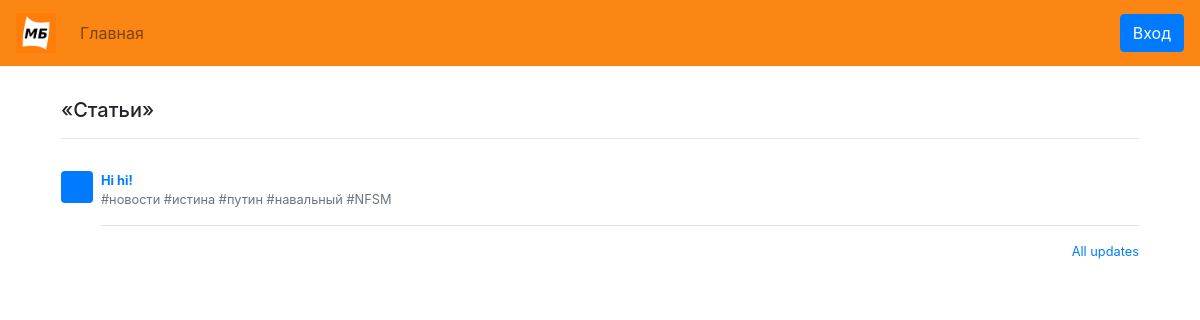
Before: / with the older database file.
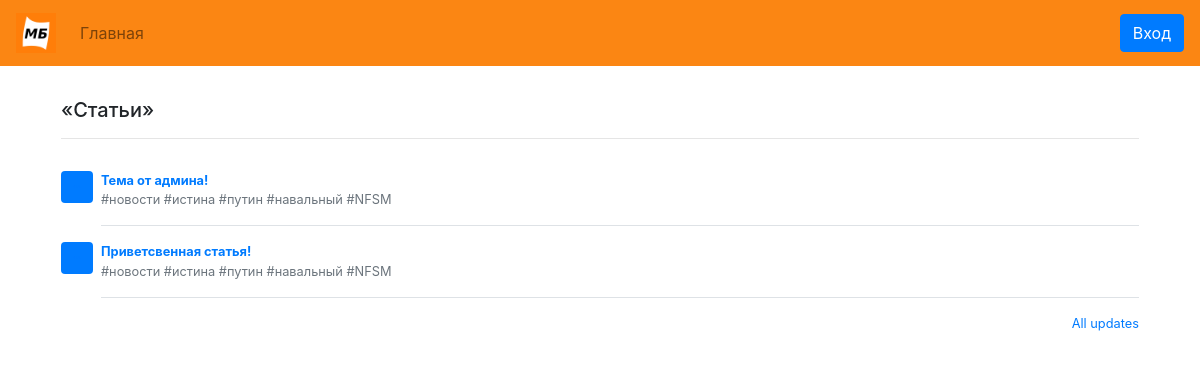
After: the same page with the newer database file.
### forum/apps/topics/models.py (models this page shows, shortened)
class Topic(models.Model):
	topic_title = models.CharField('Title', max_length = 200, default = '')
	topic_text = models.TextField('Text', default = '')
	author_id = models.IntegerField('Id', default=0)
	class Meta:
		verbose_name = 'Topic'
		verbose_name_plural = 'Topics'

### forum/apps/topics/views.py (the view)
# urls.py: path('', views.index, name = 'index'),
def index(request):
	latest_topics_list = Topic.objects.order_by('-id')[:3]
	return render(request, 'topics/list.html', {'latest_topics_list': latest_topics_list})

### forum/templates/topics/list.html (shortened to what this page needs)
{% extends 'base.html' %}
{% block content %}
		<div class="my-3 p-3 bg-white rounded box-shadow">
			<h5>«Статьи»</h5>
			<hr>
			{% if latest_topics_list %}
					{% for a in latest_topics_list %}
			<div class="media text-muted pt-3">
				<img data-src="holder.js/32x32?theme=thumb&amp;bg=007bff&amp;fg=007bff&amp;size=1" alt="32x32" class="mr-2 rounded" style="width: 32px; height: 32px;" data-holder-rendered="true">
			  <p class="media-body pb-3 mb-0 small lh-125 border-bottom border-gray">
				<strong class="d-block text-gray-dark"><a href="{% url 'topics:detail' a.id %}">{{a.topic_title}}</a></strong>
					#новости #истина #путин #навальный #NFSM
			  </p>
			</div>
					{% endfor %}
				{% else %}
					Статьи не найдены :(
			{% endif %}
			<small class="d-block text-right mt-3">
			  <a href="#">All updates</a>
			</small>
      	</div>
{% endblock %}

### forum/templates/base.html (shortened to what this page needs)
<!DOCTYPE html>
<html lang="ru">
<head>
	<link rel="stylesheet" href="https://stackpath.bootstrapcdn.com/bootstrap/4.3.1/css/bootstrap.min.css">
</head>
<body>
<nav class="navbar navbar-expand-md navbar-light" style="background-color: #fb8613;">
     <a class="navbar-brand" href="#">
    		<img height="40" alt="">
  		</a>
      <div class="collapse navbar-collapse" id="navbarCollapse">
        <ul class="navbar-nav mr-auto">
          <li class="nav-item">
	            <a class="nav-link" aria-current="page" href="/">Главная</a>
	          </li>
        </ul>
		  <form class="form-inline mt-2 mt-md-0">
		  	{% if request.user.is_authenticated %}
			   <a href="{% url 'accounts:logout' %}" class="btn btn-primary my-2 my-sm-0">Выход</a>
			{% else %}
			   <a href="{% url 'accounts:login' %}" class=" btn btn-primary my-2 my-sm-0">Вход</a>
			{% endif %}
		  </form>
      </div>
    </nav>
  	<main class="container">
	{% block content %}{% endblock %}
	</main>
</body>
</html>

Changed rows visible on the page:
removed Topic: topic_title "Hi hi!"
added Topic: topic_title "Тема от админа!"
added Topic: topic_title "Приветсвенная статья!"
